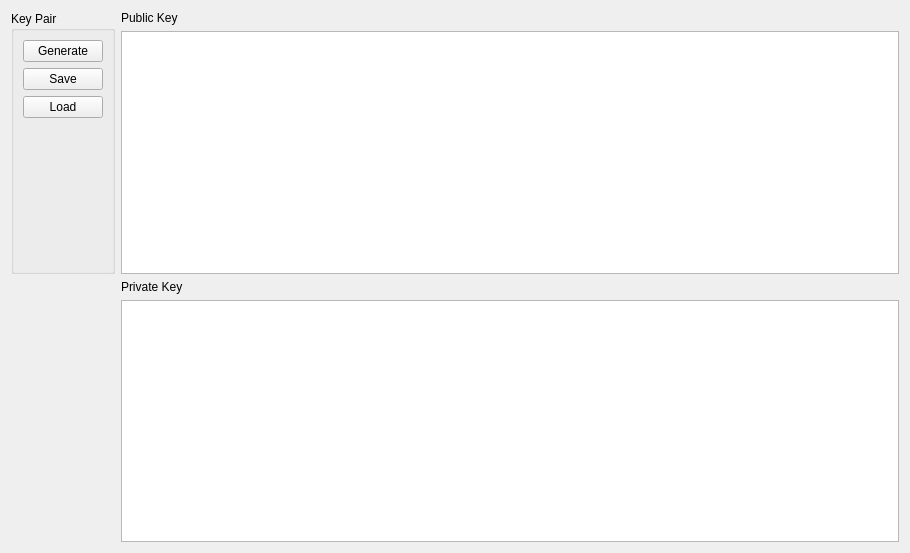
<?xml version="1.0" encoding="UTF-8"?>
<ui version="4.0">
 <class>PKIManager</class>
 <widget class="QWidget" name="PKIManager">
  <property name="geometry">
   <rect>
    <x>0</x>
    <y>0</y>
    <width>910</width>
    <height>553</height>
   </rect>
  </property>
  <property name="windowTitle">
   <string>Form</string>
  </property>
  <layout class="QGridLayout" name="gridLayout">
   <item row="0" column="0" rowspan="2">
    <widget class="QGroupBox" name="groupBox">
     <property name="title">
      <string>Key Pair</string>
     </property>
     <layout class="QVBoxLayout" name="verticalLayout_5">
      <item>
       <widget class="QPushButton" name="pushButtonGenerateKeyPair">
        <property name="text">
         <string>Generate</string>
        </property>
       </widget>
      </item>
      <item>
       <widget class="QPushButton" name="pushButtonSaveKeyPair">
        <property name="text">
         <string>Save</string>
        </property>
       </widget>
      </item>
      <item>
       <widget class="QPushButton" name="pushButtonLoadKeyPair">
        <property name="text">
         <string>Load</string>
        </property>
       </widget>
      </item>
      <item>
       <spacer name="verticalSpacer_2">
        <property name="orientation">
         <enum>Qt::Vertical</enum>
        </property>
        <property name="sizeHint" stdset="0">
         <size>
          <width>20</width>
          <height>40</height>
         </size>
        </property>
       </spacer>
      </item>
     </layout>
    </widget>
   </item>
   <item row="0" column="1">
    <widget class="QLabel" name="label_5">
     <property name="text">
      <string>Public Key</string>
     </property>
    </widget>
   </item>
   <item row="1" column="1">
    <widget class="QPlainTextEdit" name="plainTextEditPublicKey"/>
   </item>
   <item row="2" column="1">
    <widget class="QLabel" name="label_6">
     <property name="text">
      <string>Private Key</string>
     </property>
    </widget>
   </item>
   <item row="3" column="1">
    <widget class="QPlainTextEdit" name="plainTextEditPrivateKey"/>
   </item>
  </layout>
 </widget>
 <resources/>
 <connections/>
</ui>
